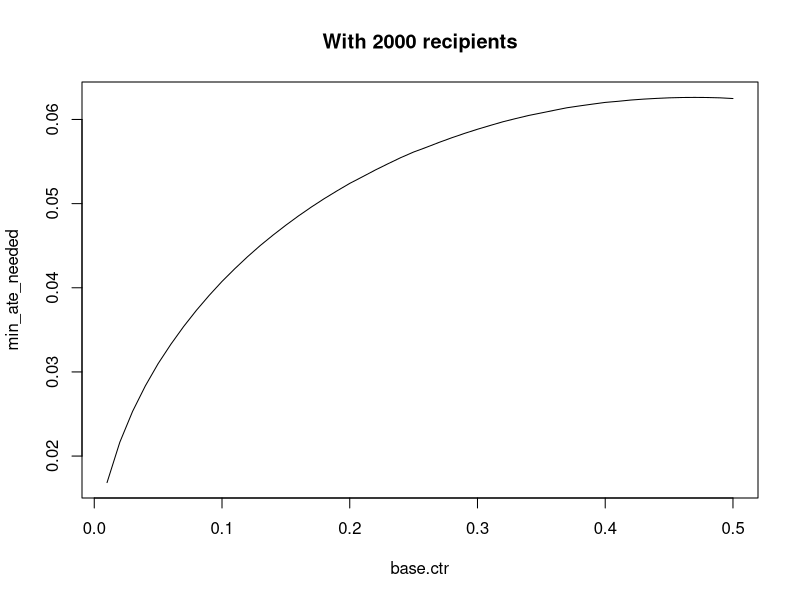

This figure's R source:
## ---- chunk 1
options(digits = 3)
library(data.table)
## ---- chunk 2
Power <- 0.85
alpha <- 0.05

d <- data.table(baseClickThrough = rep(c(0.01, 0.05, 0.15), 3))
d[, groupSize := c(700, 700, 700, 1000, 1000, 1000, 7000, 7000, 7000)]

# Base R's built in power function isn't vectorized, so I'm doing this outside of the data table.  The code below computes the minimum difference in click through probability that can be detected at the given power and alpha.

minDiffDetected <- sapply(1:nrow(d), function(i) power.prop.test(n = d$groupSize[i], p1 = d$baseClickThrough[i], p2 = NULL, sig.leve = alpha, power = Power)$p2 - d$baseClickThrough[i])

d[ , minDiffDetected := minDiffDetected]
d
## ---- chunk 3

base.ctr = seq(0.01, 0.5, 0.01) 

min_ate_needed <- sapply(1:length(base.ctr), function(i) power.prop.test(n = 1000, p1 = base.ctr[i], p2 = NULL, sig.leve = 0.05, power = 0.80, strict=T)$p2 - base.ctr[i])

plot(base.ctr, min_ate_needed, type="l")
title("With 2000 recipients")

